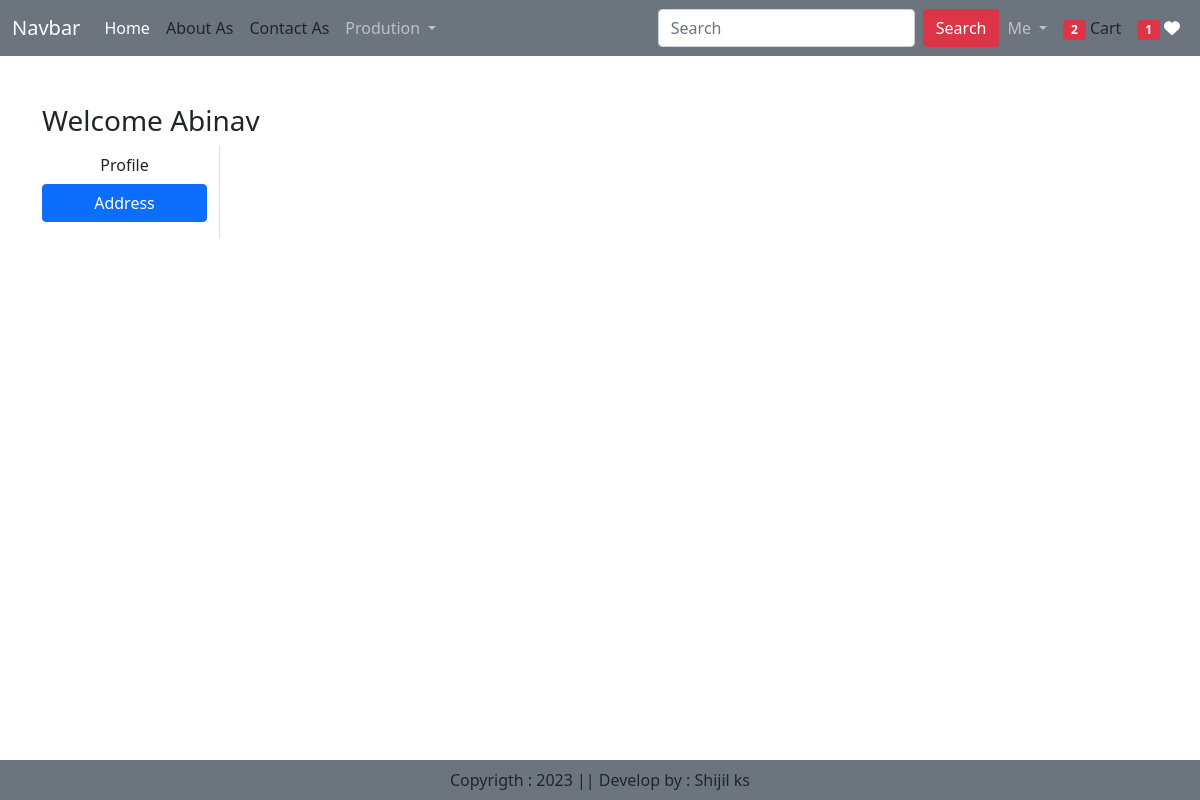
Before: /address/ (signed in) with the older database file.
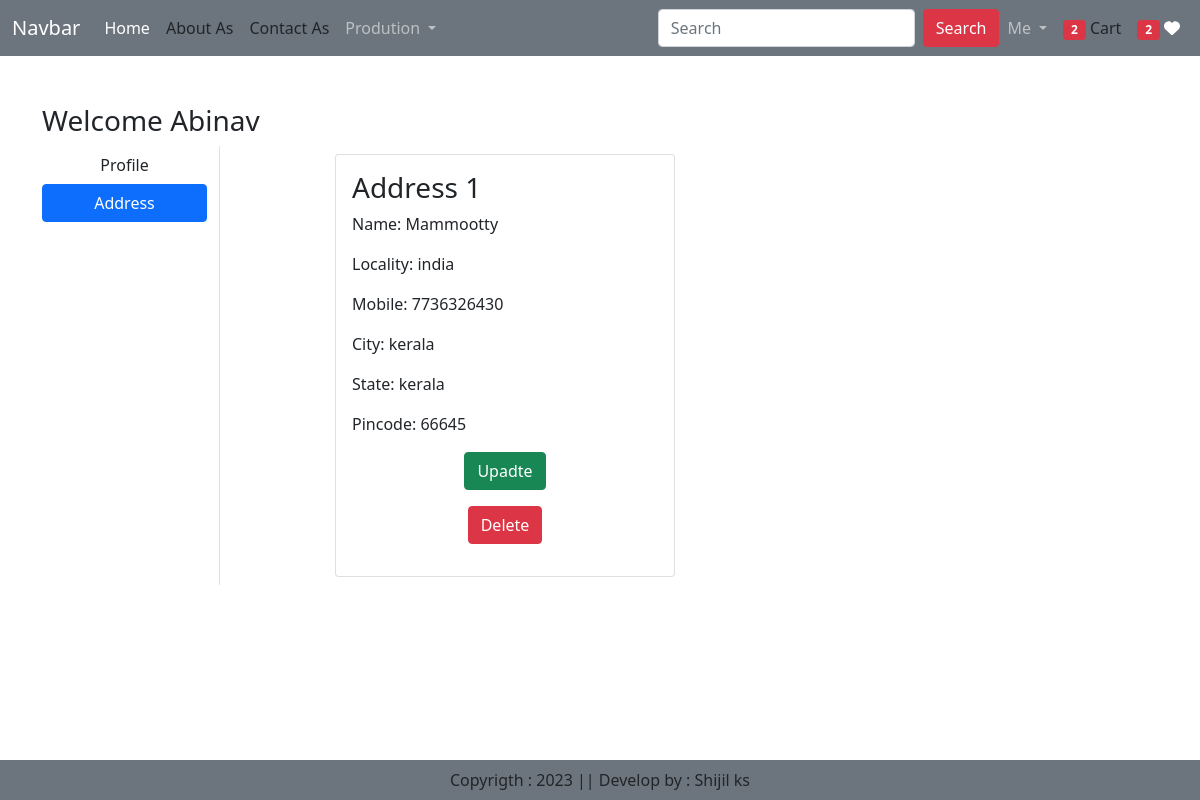
After: the same page with the newer database file.
### e_commerce/models.py (models this page shows, shortened)
class Customer(models.Model):
    user =models.ForeignKey(User,on_delete=models.CASCADE)
    name=models.CharField(max_length=200)
    locality= models.CharField(max_length=200)
    city = models.CharField(max_length=50)
    mobile=models.IntegerField(default="")
    zipcode =models.IntegerField()
    state=models.CharField(choices=STATE_CHOICES,max_length=100)

### e_commerce/views.py (the view)
# urls.py: path('address/', views.address,name="address"),
@login_required
def address(request):
    add = Customer.objects.filter(user=request.user)
    totalitem= 0
    wishitem=0
    if request.user.is_authenticated:
        totalitem =len(Cart.objects.filter(user=request.user))
        wishitem=len(Wishlist.objects.filter(user=request.user))
    return render(request,'address.html',locals())

### templates/address.html (shortened to what this page needs)
{% extends "base.html" %}
{% load static %}
{% block main-content%}
<div class="container my-5">
    <div class="row">
        <h3>Welcome <span class="text-capitalize">{{request.user}} </span></h3>
    <div class="col-sm-2 border-end">
        <ul class="list-unstyled">
            <li class="d-grid"><a href="{% url 'profile'%}" class="btn">Profile</a></li>
            <li class="d-grid"><a href="{% url 'address'%}" class="btn btn-primary">Address</a></li>
        </ul>
    </div>
    <div class="col-sm-8 offset-sm-1">
        <div class="row">
            {% for ad in add  %}
            <div class="col-sm-6">
                <div class="card m-2">
                    <div class="card-body">
                        <h3>Address {{ forloop.counter}} </h3>
                        <p>Name: {{ad.name}} </p>
                        <p>Locality: {{ad.locality}} </p>
                        <p>Mobile: {{ad.mobile}} </p>
                        <p>City: {{ad.city}} </p>
                        <p>State: {{ad.state}} </p>
                        <p>Pincode: {{ad.zipcode}} </p>
                        <p class="text-center"><a href="{%url 'updateAddress' pk=ad.id %}" type="button" class="btn btn-success">Upadte</a> </p>
                        <p class="text-center"><a href="{%url 'updateAddress' pk=ad.id %}" type="button" class="btn btn-danger">Delete</a> </p>
                    </div>
                </div>
            </div>
            {% endfor %}
        </div>
    </div>
{% endblock main-content%}

Changed rows visible on the page:
added Customer: name "Mammootty", locality "india", mobile "7736326430", city "kerala", state "kerala", zipcode "66645"
Other visible differences:
{{ wishitem }}: "1" → "2"
